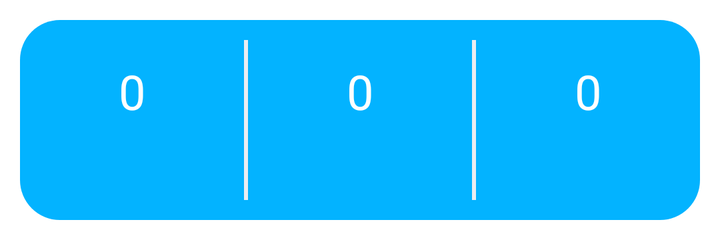
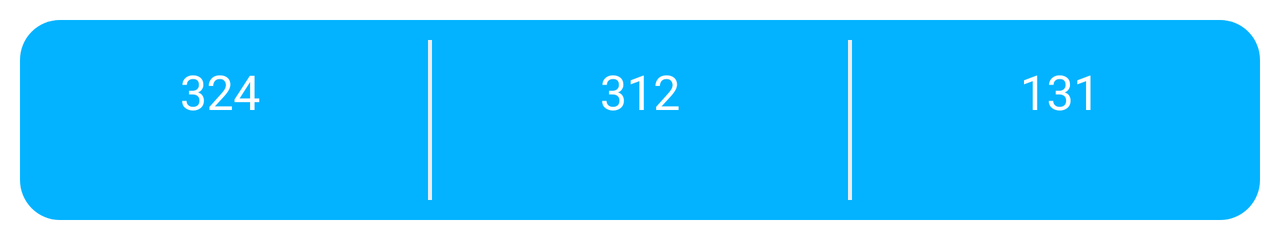

The same Android screen from two of the app's own layout files: first res/layout/ as a phone draws it, then the repository's variant for another configuration, drawn on a device whose configuration selects that folder. Both files follow.
<!-- AndroidManifest.xml: application theme AppTheme.Launcher -->
<!-- res/layout/profile_info.xml -->
<?xml version="1.0" encoding="utf-8"?>
<androidx.constraintlayout.widget.ConstraintLayout
    xmlns:android="http://schemas.android.com/apk/res/android"
    xmlns:app="http://schemas.android.com/apk/res-auto"
    android:layout_width="match_parent"
    android:layout_height="100dp"
    android:layout_margin="10dp"
    android:background="@drawable/profile_info_corner">

    <TextView
        android:id="@+id/post_count"
        android:layout_width="wrap_content"
        android:layout_height="wrap_content"
        android:layout_marginBottom="30dp"
        android:fontFamily="@font/ubuntu_bold"
        android:padding="30dp"
        android:text="0"
        android:textColor="@color/whiteColor"
        android:textSize="24sp"
        app:layout_constraintBottom_toBottomOf="parent"
        app:layout_constraintEnd_toStartOf="@+id/view"
        app:layout_constraintStart_toStartOf="parent"
        app:layout_constraintTop_toTopOf="parent" />

    <TextView
        android:id="@+id/friends_count"
        android:layout_width="wrap_content"
        android:layout_height="wrap_content"
        android:layout_marginBottom="30dp"
        android:fontFamily="@font/ubuntu_bold"
        android:padding="30dp"
        android:text="0"
        android:textColor="@color/whiteColor"
        android:textSize="24sp"
        app:layout_constraintBottom_toBottomOf="parent"
        app:layout_constraintEnd_toStartOf="@+id/view2"
        app:layout_constraintStart_toEndOf="@+id/view"
        app:layout_constraintTop_toTopOf="parent" />

    <androidx.appcompat.widget.AppCompatTextView
        android:id="@+id/photos_count"
        android:layout_width="wrap_content"
        android:layout_height="wrap_content"
        android:layout_marginBottom="30dp"
        android:fontFamily="@font/ubuntu_bold"
        android:padding="30dp"
        android:text="0"
        android:textColor="@color/whiteColor"
        android:textSize="24sp"
        app:layout_constraintBottom_toBottomOf="parent"
        app:layout_constraintEnd_toEndOf="parent"
        app:layout_constraintStart_toEndOf="@+id/view2"
        app:layout_constraintTop_toTopOf="parent" />

    <View
        android:id="@+id/view"
        android:layout_width="2dp"
        android:layout_height="80dp"
        android:background="#ECEDF1"
        app:layout_constraintBottom_toBottomOf="parent"
        app:layout_constraintEnd_toStartOf="@+id/view2"
        app:layout_constraintStart_toStartOf="parent"
        app:layout_constraintTop_toTopOf="parent" />

    <View
        android:id="@+id/view2"
        android:layout_width="2dp"
        android:layout_height="80dp"
        android:background="#ECEDF1"
        app:layout_constraintBottom_toBottomOf="parent"
        app:layout_constraintEnd_toStartOf="@+id/photos_count"
        app:layout_constraintStart_toEndOf="@+id/friends_count"
        app:layout_constraintTop_toTopOf="parent" />

    <TextView
        android:layout_width="wrap_content"
        android:layout_height="wrap_content"
        android:layout_marginBottom="50dp"
        android:text="@string/posts"
        android:textColor="@color/whiteColor"
        android:textSize="18sp"
        app:layout_constraintBottom_toBottomOf="parent"
        app:layout_constraintEnd_toEndOf="@+id/post_count"
        app:layout_constraintStart_toStartOf="@+id/post_count"
        app:layout_constraintTop_toBottomOf="@+id/post_count" />

    <TextView
        android:layout_width="wrap_content"
        android:layout_height="wrap_content"
        android:layout_marginBottom="50dp"
        android:text="@string/friends"
        android:textColor="@color/whiteColor"
        android:textSize="18sp"
        app:layout_constraintBottom_toBottomOf="parent"
        app:layout_constraintEnd_toStartOf="@+id/view2"
        app:layout_constraintStart_toEndOf="@+id/view"
        app:layout_constraintTop_toBottomOf="@+id/friends_count" />

    <TextView
        android:layout_width="wrap_content"
        android:layout_height="wrap_content"
        android:layout_marginBottom="50dp"
        android:text="@string/photos"
        android:textColor="@color/whiteColor"
        android:textSize="18sp"
        app:layout_constraintBottom_toBottomOf="parent"
        app:layout_constraintEnd_toEndOf="@+id/photos_count"
        app:layout_constraintStart_toStartOf="@+id/photos_count"
        app:layout_constraintTop_toBottomOf="@+id/photos_count" />
</androidx.constraintlayout.widget.ConstraintLayout>
<!-- resources referenced by this layout -->
<resources>
  <color name="whiteColor">#FFFFFF</color>
  <!-- drawable profile_info_corner (drawable) -->
  <?xml version="1.0" encoding="utf-8"?>
  <shape xmlns:android="http://schemas.android.com/apk/res/android"
      android:shape="rectangle">
  
      <corners
          android:radius="20dp"/>
      <solid
          android:color="@color/mainColor"/>
  
  </shape>
  <string name="friends">Друзья</string>
  <string name="photos">Фото</string>
  <string name="posts">Посты</string>
  <style name="AppTheme.Launcher" parent="Theme.AppCompat.DayNight.NoActionBar">
          <item name="android:windowBackground">@drawable/splash_screen</item>
          <item name="colorPrimaryDark">@color/statusBarColor</item>
      </style>
  <color name="mainColor">#03B3FF</color>
  <!-- drawable splash_screen (drawable) -->
  <?xml version="1.0" encoding="utf-8"?>
  <layer-list xmlns:android="http://schemas.android.com/apk/res/android" android:opacity="opaque">
  
      <item android:drawable="@color/whiteColor"/>
  
      <item>
          <bitmap
              android:src="@drawable/bubble"
              android:gravity="center"/>
      </item>
  
  </layer-list>
  <color name="statusBarColor">#03B3FF</color>
  <!-- drawable bubble: png bitmap (drawable-v24, 7532 bytes) -->
</resources>
<!-- res/layout-land/profile_info.xml (the repository's variant of the layout above) -->
<!-- drawn on the phone turned sideways -->
<?xml version="1.0" encoding="utf-8"?>
<androidx.constraintlayout.widget.ConstraintLayout xmlns:android="http://schemas.android.com/apk/res/android"
    xmlns:app="http://schemas.android.com/apk/res-auto"
    android:layout_width="match_parent"
    android:layout_height="100dp"
    android:layout_margin="10dp"
    android:background="@drawable/profile_info_corner">

    <TextView
        android:id="@+id/post_count"
        android:layout_width="wrap_content"
        android:layout_height="wrap_content"
        android:layout_marginStart="50dp"
        android:layout_marginBottom="30dp"
        android:fontFamily="@font/ubuntu_bold"
        android:padding="30dp"
        android:text="324"
        android:textColor="@color/white_color_for_text"
        android:textSize="24sp"
        app:layout_constraintBottom_toBottomOf="parent"
        app:layout_constraintStart_toStartOf="parent"
        app:layout_constraintTop_toTopOf="parent" />

    <TextView
        android:id="@+id/friends_count"
        android:layout_width="wrap_content"
        android:layout_height="wrap_content"
        android:layout_marginBottom="30dp"
        android:fontFamily="@font/ubuntu_bold"
        android:padding="30dp"
        android:text="312"
        android:textColor="@color/white_color_for_text"
        android:textSize="24sp"
        app:layout_constraintBottom_toBottomOf="parent"
        app:layout_constraintEnd_toStartOf="@+id/photos_count"
        app:layout_constraintStart_toEndOf="@+id/post_count"
        app:layout_constraintTop_toTopOf="parent" />

    <androidx.appcompat.widget.AppCompatTextView
        android:id="@+id/photos_count"
        android:layout_width="wrap_content"
        android:layout_height="wrap_content"
        android:layout_marginEnd="50dp"
        android:layout_marginBottom="30dp"
        android:fontFamily="@font/ubuntu_bold"
        android:padding="30dp"
        android:text="131"
        android:textColor="@color/white_color_for_text"
        android:textSize="24sp"
        app:layout_constraintBottom_toBottomOf="parent"
        app:layout_constraintEnd_toEndOf="parent"
        app:layout_constraintTop_toTopOf="parent" />

    <View
        android:id="@+id/view"
        android:layout_width="2dp"
        android:layout_height="80dp"
        android:background="#ECEDF1"
        app:layout_constraintBottom_toBottomOf="parent"
        app:layout_constraintEnd_toStartOf="@+id/friends_count"
        app:layout_constraintStart_toEndOf="@+id/post_count"
        app:layout_constraintTop_toTopOf="parent" />

    <View
        android:id="@+id/view2"
        android:layout_width="2dp"
        android:layout_height="80dp"
        android:background="#ECEDF1"
        app:layout_constraintBottom_toBottomOf="parent"
        app:layout_constraintEnd_toStartOf="@+id/photos_count"
        app:layout_constraintStart_toEndOf="@+id/friends_count"
        app:layout_constraintTop_toTopOf="parent" />

    <TextView
        android:id="@+id/textView9"
        android:layout_width="wrap_content"
        android:layout_height="wrap_content"
        android:layout_marginBottom="50dp"
        android:text="@string/posts"
        android:textColor="@color/white_color_for_text"
        android:textSize="18sp"
        app:layout_constraintBottom_toBottomOf="parent"
        app:layout_constraintEnd_toEndOf="@+id/post_count"
        app:layout_constraintStart_toStartOf="@+id/post_count"
        app:layout_constraintTop_toBottomOf="@+id/post_count" />

    <TextView
        android:id="@+id/textView10"
        android:layout_width="wrap_content"
        android:layout_height="wrap_content"
        android:layout_marginBottom="50dp"
        android:text="@string/friends"
        android:textColor="@color/white_color_for_text"
        android:textSize="18sp"
        app:layout_constraintBottom_toBottomOf="parent"
        app:layout_constraintEnd_toStartOf="@+id/view2"
        app:layout_constraintStart_toEndOf="@+id/view"
        app:layout_constraintTop_toBottomOf="@+id/friends_count" />

    <TextView
        android:id="@+id/textView11"
        android:layout_width="wrap_content"
        android:layout_height="wrap_content"
        android:layout_marginBottom="50dp"
        android:text="@string/photos"
        android:textColor="@color/white_color_for_text"
        android:textSize="18sp"
        app:layout_constraintBottom_toBottomOf="parent"
        app:layout_constraintEnd_toEndOf="@+id/photos_count"
        app:layout_constraintStart_toStartOf="@+id/photos_count"
        app:layout_constraintTop_toBottomOf="@+id/photos_count" />
</androidx.constraintlayout.widget.ConstraintLayout>
<!-- resources referenced by the variant -->
<!-- as the phone turned sideways resolves them -->
<resources>
  <color name="white_color_for_text">#FFFFFF</color>
  <!-- drawable profile_info_corner (drawable) -->
  <?xml version="1.0" encoding="utf-8"?>
  <shape xmlns:android="http://schemas.android.com/apk/res/android"
      android:shape="rectangle">
  
      <corners
          android:radius="20dp"/>
      <solid
          android:color="@color/mainColor"/>
  
  </shape>
  <string name="friends">Друзья</string>
  <string name="photos">Фото</string>
  <string name="posts">Посты</string>
  <style name="AppTheme.Launcher" parent="Theme.AppCompat.DayNight.NoActionBar">
          <item name="android:windowBackground">@drawable/splash_screen</item>
          <item name="colorPrimaryDark">@color/statusBarColor</item>
      </style>
  <color name="mainColor">#03B3FF</color>
  <!-- drawable splash_screen (drawable) -->
  <?xml version="1.0" encoding="utf-8"?>
  <layer-list xmlns:android="http://schemas.android.com/apk/res/android" android:opacity="opaque">
  
      <item android:drawable="@color/whiteColor"/>
  
      <item>
          <bitmap
              android:src="@drawable/bubble"
              android:gravity="center"/>
      </item>
  
  </layer-list>
  <color name="statusBarColor">#03B3FF</color>
  <color name="whiteColor">#FFFFFF</color>
  <!-- drawable bubble: png bitmap (drawable-v24, 7532 bytes) -->
</resources>
